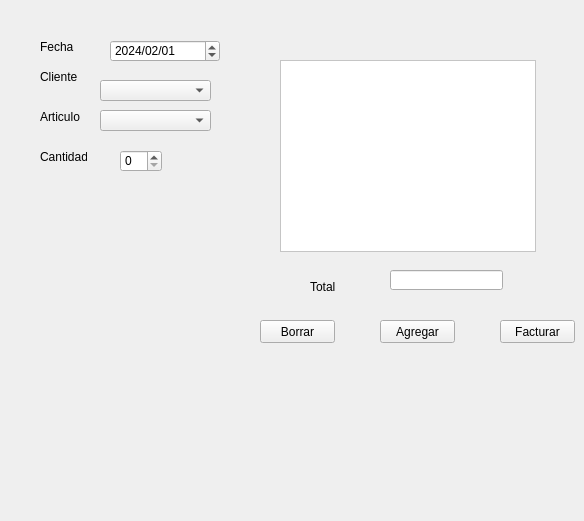
    <widget class="QWidget" name="tab">
     <attribute name="icon">
      <iconset>
       <normaloff>//server/resguardo/Juan Lozano/virtualBox/factura.png</normaloff>//server/resguardo/Juan Lozano/virtualBox/factura.png</iconset>
     </attribute>
     <attribute name="title">
      <string>Facturacion</string>
     </attribute>
     <widget class="QTableView" name="tablaFactura">
      <property name="geometry">
       <rect>
        <x>280</x>
        <y>60</y>
        <width>256</width>
        <height>192</height>
       </rect>
      </property>
      <property name="palette">
       <palette>
        <active>
         <colorrole role="WindowText">
          <brush brushstyle="SolidPattern">
           <color alpha="255">
            <red>0</red>
            <green>0</green>
            <blue>0</blue>
           </color>
          </brush>
         </colorrole>
         <colorrole role="Button">
          <brush brushstyle="SolidPattern">
           <color alpha="255">
            <red>255</red>
            <green>255</green>
            <blue>255</blue>
           </color>
          </brush>
         </colorrole>
         <colorrole role="Light">
          <brush brushstyle="SolidPattern">
           <color alpha="255">
            <red>255</red>
            <green>255</green>
            <blue>255</blue>
           </color>
          </brush>
         </colorrole>
         <colorrole role="Midlight">
          <brush brushstyle="SolidPattern">
           <color alpha="255">
            <red>255</red>
            <green>255</green>
            <blue>255</blue>
           </color>
          </brush>
         </colorrole>
         <colorrole role="Dark">
          <brush brushstyle="SolidPattern">
           <color alpha="255">
            <red>127</red>
            <green>127</green>
            <blue>127</blue>
           </color>
          </brush>
         </colorrole>
         <colorrole role="Mid">
          <brush brushstyle="SolidPattern">
           <color alpha="255">
            <red>170</red>
            <green>170</green>
            <blue>170</blue>
           </color>
          </brush>
         </colorrole>
         <colorrole role="Text">
          <brush brushstyle="SolidPattern">
           <color alpha="255">
            <red>0</red>
            <green>0</green>
            <blue>0</blue>
           </color>
          </brush>
         </colorrole>
         <colorrole role="BrightText">
          <brush brushstyle="SolidPattern">
           <color alpha="255">
            <red>255</red>
            <green>255</green>
            <blue>255</blue>
           </color>
          </brush>
         </colorrole>
         <colorrole role="ButtonText">
          <brush brushstyle="SolidPattern">
           <color alpha="255">
            <red>0</red>
            <green>0</green>
            <blue>0</blue>
           </color>
          </brush>
         </colorrole>
         <colorrole role="Base">
          <brush brushstyle="SolidPattern">
           <color alpha="255">
            <red>255</red>
            <green>255</green>
            <blue>255</blue>
           </color>
          </brush>
         </colorrole>
         <colorrole role="Window">
          <brush brushstyle="SolidPattern">
           <color alpha="255">
            <red>255</red>
            <green>255</green>
            <blue>255</blue>
           </color>
          </brush>
         </colorrole>
         <colorrole role="Shadow">
          <brush brushstyle="SolidPattern">
           <color alpha="255">
            <red>0</red>
            <green>0</green>
            <blue>0</blue>
           </color>
          </brush>
         </colorrole>
         <colorrole role="AlternateBase">
          <brush brushstyle="SolidPattern">
           <color alpha="255">
            <red>255</red>
            <green>255</green>
            <blue>255</blue>
           </color>
          </brush>
         </colorrole>
         <colorrole role="ToolTipBase">
          <brush brushstyle="SolidPattern">
           <color alpha="255">
            <red>255</red>
            <green>255</green>
            <blue>220</blue>
           </color>
          </brush>
         </colorrole>
         <colorrole role="ToolTipText">
          <brush brushstyle="SolidPattern">
           <color alpha="255">
            <red>0</red>
            <green>0</green>
            <blue>0</blue>
           </color>
          </brush>
         </colorrole>
        </active>
        <inactive>
         <colorrole role="WindowText">
          <brush brushstyle="SolidPattern">
           <color alpha="255">
            <red>0</red>
            <green>0</green>
            <blue>0</blue>
           </color>
          </brush>
         </colorrole>
         <colorrole role="Button">
          <brush brushstyle="SolidPattern">
           <color alpha="255">
            <red>255</red>
            <green>255</green>
            <blue>255</blue>
           </color>
          </brush>
         </colorrole>
         <colorrole role="Light">
          <brush brushstyle="SolidPattern">
           <color alpha="255">
            <red>255</red>
            <green>255</green>
            <blue>255</blue>
           </color>
          </brush>
         </colorrole>
         <colorrole role="Midlight">
          <brush brushstyle="SolidPattern">
           <color alpha="255">
            <red>255</red>
            <green>255</green>
            <blue>255</blue>
           </color>
          </brush>
         </colorrole>
         <colorrole role="Dark">
          <brush brushstyle="SolidPattern">
           <color alpha="255">
            <red>127</red>
            <green>127</green>
            <blue>127</blue>
           </color>
          </brush>
         </colorrole>
         <colorrole role="Mid">
          <brush brushstyle="SolidPattern">
           <color alpha="255">
            <red>170</red>
            <green>170</green>
            <blue>170</blue>
           </color>
          </brush>
         </colorrole>
         <colorrole role="Text">
          <brush brushstyle="SolidPattern">
           <color alpha="255">
            <red>0</red>
            <green>0</green>
            <blue>0</blue>
           </color>
          </brush>
         </colorrole>
         <colorrole role="BrightText">
          <brush brushstyle="SolidPattern">
           <color alpha="255">
            <red>255</red>
            <green>255</green>
            <blue>255</blue>
           </color>
          </brush>
         </colorrole>
         <colorrole role="ButtonText">
          <brush brushstyle="SolidPattern">
           <color alpha="255">
            <red>0</red>
            <green>0</green>
            <blue>0</blue>
           </color>
          </brush>
         </colorrole>
         <colorrole role="Base">
          <brush brushstyle="SolidPattern">
           <color alpha="255">
            <red>255</red>
            <green>255</green>
            <blue>255</blue>
           </color>
          </brush>
         </colorrole>
         <colorrole role="Window">
          <brush brushstyle="SolidPattern">
           <color alpha="255">
            <red>255</red>
            <green>255</green>
            <blue>255</blue>
           </color>
          </brush>
         </colorrole>
         <colorrole role="Shadow">
          <brush brushstyle="SolidPattern">
           <color alpha="255">
            <red>0</red>
            <green>0</green>
            <blue>0</blue>
           </color>
          </brush>
         </colorrole>
         <colorrole role="AlternateBase">
          <brush brushstyle="SolidPattern">
           <color alpha="255">
            <red>255</red>
            <green>255</green>
            <blue>255</blue>
           </color>
          </brush>
         </colorrole>
         <colorrole role="ToolTipBase">
          <brush brushstyle="SolidPattern">
           <color alpha="255">
            <red>255</red>
            <green>255</green>
            <blue>220</blue>
           </color>
          </brush>
         </colorrole>
         <colorrole role="ToolTipText">
          <brush brushstyle="SolidPattern">
           <color alpha="255">
            <red>0</red>
            <green>0</green>
            <blue>0</blue>
           </color>
          </brush>
         </colorrole>
        </inactive>
        <disabled>
         <colorrole role="WindowText">
          <brush brushstyle="SolidPattern">
           <color alpha="255">
            <red>127</red>
            <green>127</green>
            <blue>127</blue>
           </color>
          </brush>
         </colorrole>
         <colorrole role="Button">
          <brush brushstyle="SolidPattern">
           <color alpha="255">
            <red>255</red>
            <green>255</green>
            <blue>255</blue>
           </color>
          </brush>
         </colorrole>
         <colorrole role="Light">
          <brush brushstyle="SolidPattern">
           <color alpha="255">
            <red>255</red>
            <green>255</green>
            <blue>255</blue>
           </color>
          </brush>
         </colorrole>
         <colorrole role="Midlight">
          <brush brushstyle="SolidPattern">
           <color alpha="255">
            <red>255</red>
            <green>255</green>
            <blue>255</blue>
           </color>
          </brush>
         </colorrole>
         <colorrole role="Dark">
          <brush brushstyle="SolidPattern">
           <color alpha="255">
            <red>127</red>
            <green>127</green>
            <blue>127</blue>
           </color>
          </brush>
         </colorrole>
         <colorrole role="Mid">
          <brush brushstyle="SolidPattern">
           <color alpha="255">
            <red>170</red>
            <green>170</green>
            <blue>170</blue>
           </color>
          </brush>
         </colorrole>
         <colorrole role="Text">
          <brush brushstyle="SolidPattern">
           <color alpha="255">
            <red>127</red>
            <green>127</green>
            <blue>127</blue>
           </color>
          </brush>
         </colorrole>
         <colorrole role="BrightText">
          <brush brushstyle="SolidPattern">
           <color alpha="255">
            <red>255</red>
            <green>255</green>
            <blue>255</blue>
           </color>
          </brush>
         </colorrole>
         <colorrole role="ButtonText">
          <brush brushstyle="SolidPattern">
           <color alpha="255">
            <red>127</red>
            <green>127</green>
            <blue>127</blue>
           </color>
          </brush>
         </colorrole>
         <colorrole role="Base">
          <brush brushstyle="SolidPattern">
           <color alpha="255">
            <red>255</red>
            <green>255</green>
            <blue>255</blue>
           </color>
          </brush>
         </colorrole>
         <colorrole role="Window">
          <brush brushstyle="SolidPattern">
           <color alpha="255">
            <red>255</red>
            <green>255</green>
            <blue>255</blue>
           </color>
          </brush>
         </colorrole>
         <colorrole role="Shadow">
          <brush brushstyle="SolidPattern">
           <color alpha="255">
            <red>0</red>
            <green>0</green>
            <blue>0</blue>
           </color>
          </brush>
         </colorrole>
         <colorrole role="AlternateBase">
          <brush brushstyle="SolidPattern">
           <color alpha="255">
            <red>255</red>
            <green>255</green>
            <blue>255</blue>
           </color>
          </brush>
         </colorrole>
         <colorrole role="ToolTipBase">
          <brush brushstyle="SolidPattern">
           <color alpha="255">
            <red>255</red>
            <green>255</green>
            <blue>220</blue>
           </color>
          </brush>
         </colorrole>
         <colorrole role="ToolTipText">
          <brush brushstyle="SolidPattern">
           <color alpha="255">
            <red>0</red>
            <green>0</green>
            <blue>0</blue>
           </color>
          </brush>
         </colorrole>
        </disabled>
       </palette>
      </property>
     </widget>
     <widget class="QLabel" name="label_11">
      <property name="geometry">
       <rect>
        <x>40</x>
        <y>110</y>
        <width>47</width>
        <height>13</height>
       </rect>
      </property>
      <property name="text">
       <string>Articulo</string>
      </property>
     </widget>
     <widget class="QLabel" name="label_12">
      <property name="geometry">
       <rect>
        <x>40</x>
        <y>70</y>
        <width>47</width>
        <height>13</height>
       </rect>
      </property>
      <property name="text">
       <string>Cliente</string>
      </property>
     </widget>
     <widget class="QLabel" name="label_13">
      <property name="geometry">
       <rect>
        <x>40</x>
        <y>150</y>
        <width>47</width>
        <height>13</height>
       </rect>
      </property>
      <property name="text">
       <string>Cantidad</string>
      </property>
     </widget>
     <widget class="QLabel" name="label_14">
      <property name="geometry">
       <rect>
        <x>40</x>
        <y>40</y>
        <width>47</width>
        <height>13</height>
       </rect>
      </property>
      <property name="text">
       <string>Fecha</string>
      </property>
     </widget>
     <widget class="QDateEdit" name="dateEdit">
      <property name="geometry">
       <rect>
        <x>110</x>
        <y>40</y>
        <width>110</width>
        <height>22</height>
       </rect>
      </property>
      <property name="displayFormat">
       <string>yyyy/MM/dd</string>
      </property>
      <property name="date">
       <date>
        <year>2024</year>
        <month>2</month>
        <day>1</day>
       </date>
      </property>
     </widget>
     <widget class="QComboBox" name="cmbCliente">
      <property name="geometry">
       <rect>
        <x>100</x>
        <y>80</y>
        <width>111</width>
        <height>21</height>
       </rect>
      </property>
     </widget>
     <widget class="QComboBox" name="cmbArticulo">
      <property name="geometry">
       <rect>
        <x>100</x>
        <y>110</y>
        <width>111</width>
        <height>21</height>
       </rect>
      </property>
     </widget>
     <widget class="QSpinBox" name="spinBox">
      <property name="geometry">
       <rect>
        <x>-160</x>
        <y>490</y>
        <width>42</width>
        <height>22</height>
       </rect>
      </property>
     </widget>
     <widget class="QSpinBox" name="spCantFac">
      <property name="geometry">
       <rect>
        <x>120</x>
        <y>150</y>
        <width>42</width>
        <height>22</height>
       </rect>
      </property>
     </widget>
     <widget class="QPushButton" name="pushAgregaItem">
      <property name="geometry">
       <rect>
        <x>380</x>
        <y>320</y>
        <width>75</width>
        <height>23</height>
       </rect>
      </property>
      <property name="text">
       <string>Agregar</string>
      </property>
     </widget>
     <widget class="QPushButton" name="pushFacturar">
      <property name="geometry">
       <rect>
        <x>500</x>
        <y>320</y>
        <width>75</width>
        <height>23</height>
       </rect>
      </property>
      <property name="text">
       <string>Facturar</string>
      </property>
     </widget>
     <widget class="QPushButton" name="pushBorrarItem">
      <property name="geometry">
       <rect>
        <x>260</x>
        <y>320</y>
        <width>75</width>
        <height>23</height>
       </rect>
      </property>
      <property name="text">
       <string>Borrar</string>
      </property>
     </widget>
     <widget class="QLineEdit" name="txtTotal">
      <property name="enabled">
       <bool>true</bool>
      </property>
      <property name="geometry">
       <rect>
        <x>390</x>
        <y>270</y>
        <width>113</width>
        <height>20</height>
       </rect>
      </property>
     </widget>
     <widget class="QLabel" name="label_15">
      <property name="geometry">
       <rect>
        <x>310</x>
        <y>280</y>
        <width>47</width>
        <height>13</height>
       </rect>
      </property>
      <property name="text">
       <string>Total</string>
      </property>
     </widget>
    </widget>
